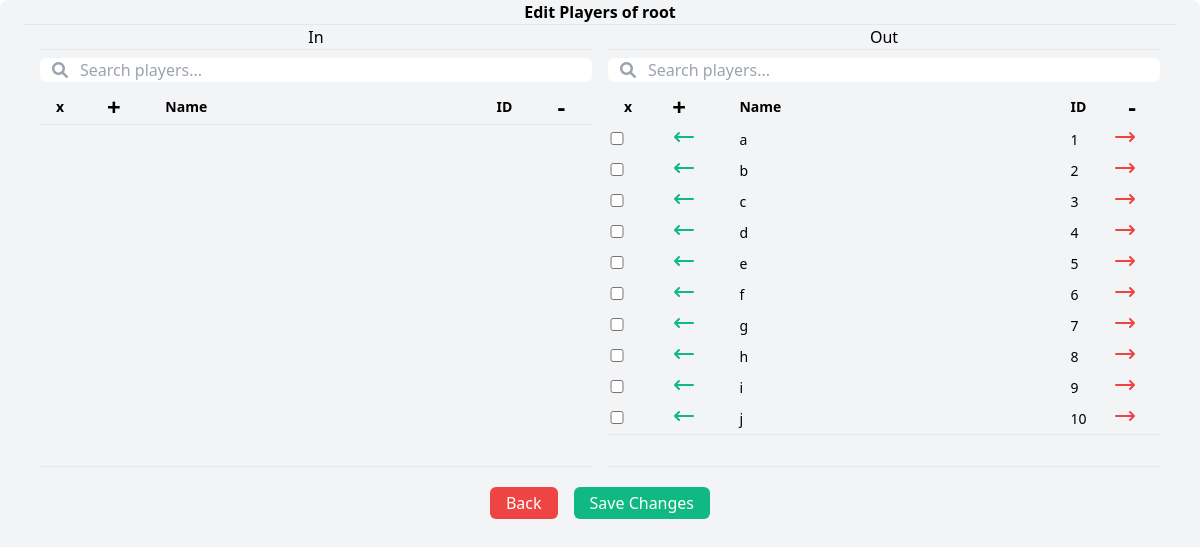
The page /championship_players/1 (signed in) on the database as committed earlier.
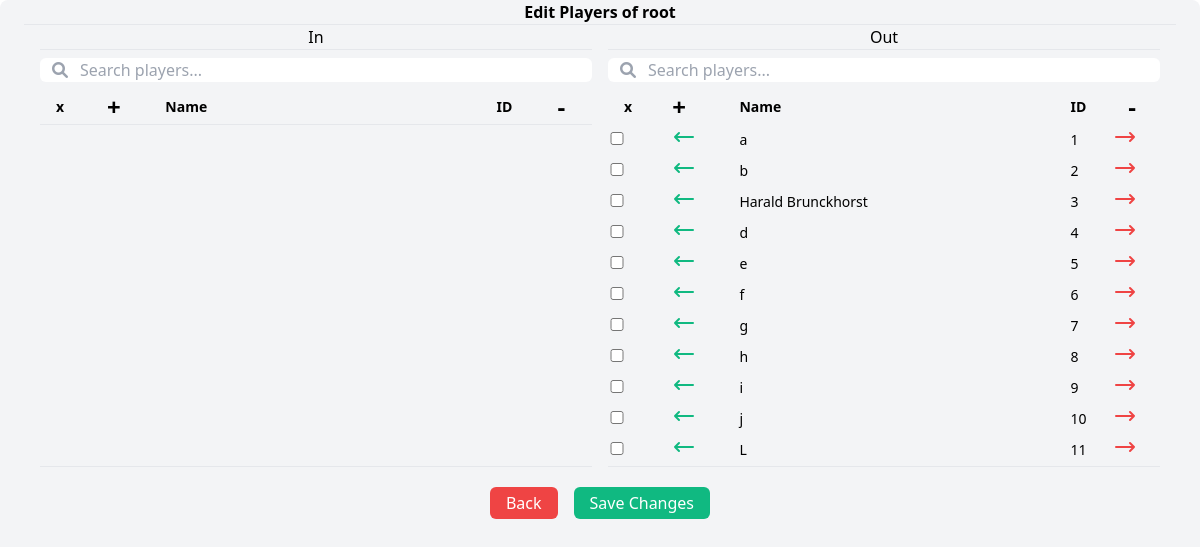
The same page on the database as committed later.
### app/models/championship_model.py (models this page shows, shortened)
class Championship_Model(db.Model):
    __tablename__ = 'championships'
    ChampionshipID = db.Column(db.Integer, primary_key=True)
    name = db.Column(db.Text, nullable=False)
    acronym = db.Column(db.Text, nullable=False)
    creation_date = db.Column(db.Date, nullable=False, default=date.today)  # Adding creation_date field
    user_id = db.Column(db.Integer, db.ForeignKey('users.id'), nullable=False)  # Foreign key to the User table
    @classmethod
    def get_championship_name(cls,championship_id):
        championship = Championship_Model.query.filter_by(ChampionshipID=championship_id).first()
        if championship:
            return championship.name
        else:
            return None

### app/models/player_model.py (models this page shows, shortened)
class Player_Model(db.Model):
    __tablename__ = 'players'
    PlayerID = db.Column(db.Integer, primary_key=True)
    name = db.Column(db.Text, nullable=False)
    sex = db.Column(db.Text, nullable=False)
    birthdate = db.Column(db.Date, nullable=False)
    country = db.Column(db.Text, nullable=False)  # Adding country field
    user_id = db.Column(db.Integer, db.ForeignKey('users.id'), nullable=False)  # Foreign key to the User table

### app/routes/view_routes.py (the view)
    @app.route('/championship_players/<int:championship_id>')
    @login_required
    def show_championship_players(championship_id):
        championship_name = championship_players_service.get_championship_name(championship_id)
        registered_players, unregistered_players = championship_players_service.get_players_for_championship(championship_id)
        return render_template('championship_players.html', championship_name=championship_name, registered_players=registered_players,
                               unregistered_players=unregistered_players, championship_id=championship_id)

### app/models/championship_player_model.py (called while the page is built)
    @classmethod
    def select_championship_players_by_championship_id(cls, championship_id=None):
        query = cls.query
        if championship_id:
            return query.filter_by(ChampionshipID=championship_id).order_by(cls.player_group, cls.player_position_in_group).all()
        else:
            return query.order_by(cls.player_group, cls.player_position_in_group).all()

### app/models/user_model.py (called while the page is built, shortened)
    @classmethod
    def select_user(cls, user_id=None, username=None, email=None):
        query = cls.query.order_by(desc(cls.id))  # Order by id descending
        if user_id:
            return query.filter_by(id=user_id).first()

### app/services/championship_players_service.py (called while the page is built)
def get_players_for_championship(championship_id):
    all_players = Player_Model.query.all()
    registered_players_from_selection = Championship_Player_Model.select_championship_players_by_championship_id(championship_id=championship_id)
    registered_player_ids = [player.PlayerID for player in registered_players_from_selection]
    unregistered_players = []
    registered_players = []
    for player_id in registered_player_ids:
        player =Player_Model.select_player(player_id=player_id)
        registered_players.append(player)
    for player in all_players:
        if player.PlayerID not in registered_player_ids:
            unregistered_players.append(player)
    return registered_players, unregistered_players

def get_championship_name(championship_id):
    championship= Championship_Model.get_championship_name(championship_id)
    return championship

### app/templates/championship_players.html (shortened to what this page needs)
<!DOCTYPE html>
<html lang="en">
<head>
  <link href="https://cdn.jsdelivr.net/npm/tailwindcss@2.2.19/dist/tailwind.min.css" rel="stylesheet">
  <link rel="stylesheet" href="https://cdnjs.cloudflare.com/ajax/libs/font-awesome/6.0.0-beta3/css/all.min.css">
  <link href="{{ url_for('static', filename='css/style.css') }}" rel="stylesheet">
</head>
<body>
  <div id="modalEditPlayersChampionship" data-champioship-id="{{championship_id}}" class="fixed top-0 left-0 z-10 w-full h-full overflow-y-auto">
    <div class="flex items-center justify-center h-full ">
      <div class="bg-white rounded-lg shadow-xl px-6 w-full h-full overflow-y-auto bg-gray-100">
        <h1 class="font-bold text-center border-b border-gray-200">Edit Players of <span
            id="spanEditPlayersChampionship">{{championship_name}}</span> </h1>
        <div class="flex justify-between space-x-4 px-4">
          <div id="modalEditPlayersIn" class="flex-1 border-b border-gray-200 ">
            <h1 id="h1PlayersIn" class="text-center border-b border-gray-200">In</h1>
            <div class="relative mt-2">
              <input type="text" id="searchPlayerIn" placeholder="Search players..."
                class="pl-10 pr-3 w-full border-gray-300 rounded-md focus:ring-blue-500 focus:border-blue-500">
              <span class="fas fa-search absolute left-3 top-1/2 transform -translate-y-1/2 text-gray-400"></span>
            </div>
            <div class="h-96 overflow-y-auto">
            <table id="tablePlayersIn" class="mt-2 w-full border-b border-gray-200 text-sm " data-championship-id="{{championship_id}}">
              <thead class="bg-gray-100">
                <tr>
                  <th class="px-4 text-left w-1/20">x</th>
                  <th class="px-4 text-left w-1/10 text-2xl font-bold">+</th>
                  <th class="px-4 text-left w-3/5">Name</th>
                  <th class="px-4 text-left w-2/20">ID</th>
                  <th class="px-4 text-left w-1/10 text-2xl font-bold">-</th>
                </tr>
              </thead>
            </table>
          </div>
          </div>
          <div id="modalEditPlayersOut" class="flex-1  border-b border-gray-200">
            <h1 id="h1PlayersOut" class="text-center  border-b border-gray-200">Out</h1>
            <div class="relative mt-2">
              <input type="text" id="searchPlayerOut" placeholder="Search players..."
                class="pl-10 pr-3 w-full border-gray-300 rounded-md focus:ring-blue-500 focus:border-blue-500">
              <span class="fas fa-search absolute left-3 top-1/2 transform -translate-y-1/2 text-gray-400"></span>
            </div>
            <div class="h-96 overflow-y-auto">
            <table id="tablePlayersOut" class="mt-2 w-full border-b border-gray-200 text-sm" data-championship-id="{{championship_id}}">
              <thead class="bg-gray-100">
                <tr>
                  <th class="px-4 text-left w-1/20">x</th>
                  <th class="px-4 text-left w-1/10 text-2xl font-bold">+</th>
                  <th class="px-4 text-left w-3/5">Name</th>
                  <th class="px-4 text-left w-2/20">ID</th>
                  <th class="px-4 text-left w-1/10 text-2xl font-bold">-</th>
                </tr>
              </thead>
              <tbody>
                {% for player in unregistered_players %}
                <tr data-player-id="{{ player.PlayerID }}">
                  <td> <input type="checkbox" class="w-4 text-blue-600 border-gray-300 rounded focus:ring-blue-500">
                  </td>
                  <td class="px-4">
                    <button class="btnMovePlayerIn text-green-500 hover:text-green-600">
                      <svg xmlns="http://www.w3.org/2000/svg" fill="none" viewBox="0 0 24 24" stroke="currentColor"
                        stroke-width="2" class="w-6">
                        <path stroke-linecap="round" stroke-linejoin="round" d="M7 16l-4-4m0 0l4-4m-4 4h18" />
                      </svg>
                    </button>
                  </td>
                  <td class="px-4 truncate">{{ player.name }}</td>
                  <td class="px-4 truncate">{{ player.PlayerID }}</td>
                  <td>
                  <button class="btnMovePlayerOut text-red-500 hover:text-red-600">
                    <svg xmlns="http://www.w3.org/2000/svg" fill="none" viewBox="0 0 24 24" stroke="currentColor"
                      stroke-width="2" class="w-6">
                      <path stroke-linecap="round" stroke-linejoin="round" d="M17 8l4 4m0 0l-4 4m4-4H3" />
                    </svg>
                  </button>
                  </td>
                </tr>
                {% endfor %}
              </tbody>
            </table>
          </div>
          </div>
        </div>
        <div class="flex justify-center space-x-4 mt-4 py-1">
          <button id="closemodalEditPlayersChampionship"
            class="bg-red-500 hover:bg-red-600 text-white px-4 py-1 rounded-md">Back</button>
          <button id="btnSaveChangesModalEditPlayersChampionship"
            class="bg-green-500 hover:bg-green-600 text-white px-4 py-1 rounded-md">Save Changes</button>
        </div>
      </div>
    </div>
  </div>
</body>
</html>

Rows that differ between the two databases and show on the page:
changed Player_Model id 3: name "c" → "Harald Brunckhorst"
added Player_Model: name "L", PlayerID "11"
